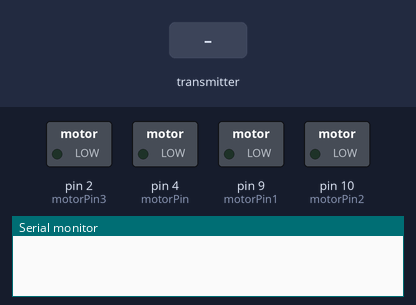
This sketch was run on a simulated Arduino Uno, built with avr-gcc and run on an emulated ATmega328P. Shown: switched loads named in the sketch (green lamp = pin HIGH), the last lines printed to the serial monitor. Inputs (shaded band) come from the test bench. No radio packets arrive unless stated.

Above: at 2.3 s.
2.4 s: the transmitter starts sending id = 0
At 3.6 s:
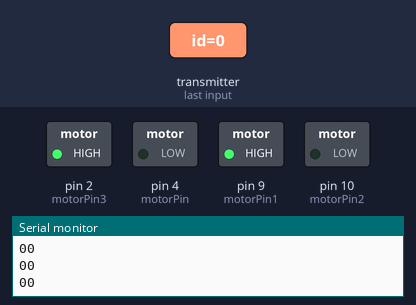
3.9 s: the transmitter starts sending id1 = 1
At 4.3 s:
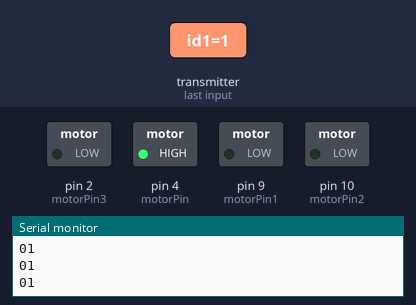
5.4 s: the transmitter starts sending id = 1
At 6.1 s:
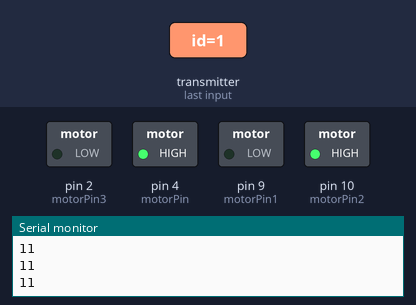
6.9 s: the transmitter starts sending id1 = 0
At 7.9 s:
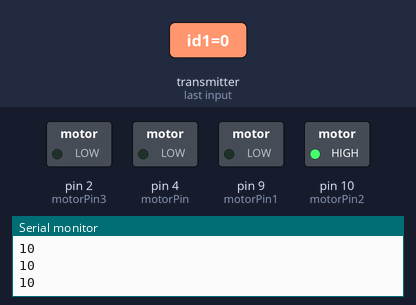
Timing chart, 0 to 9.4 s (numbered marks = the images above; inputs shaded):
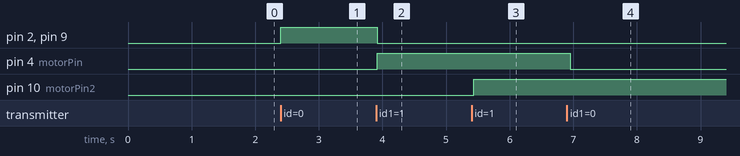

The sketch:

RF_receiver.ino
```cpp
#include <SPI.h>
#include "RF24.h"

int motorPin = 4;
int motorPin1 = 9;
int motorPin2 = 10;
int motorPin3 = 2;

RF24 myRadio (7, 8);

struct package
{
  int id = 0;
  int id1 = 0;
};


byte addresses[][6] = {"0"};
struct package data;

void setup()
{
  Serial.begin(115200);
  pinMode(motorPin, OUTPUT);
  pinMode(motorPin1, OUTPUT);
  pinMode(motorPin2, OUTPUT);
  pinMode(motorPin3, OUTPUT);
  delay(1000);
  myRadio.begin();
  myRadio.setChannel(115);
  myRadio.setPALevel(RF24_PA_MAX);
  myRadio.setDataRate( RF24_250KBPS ) ;
  myRadio.openReadingPipe(1, addresses[0]);
  myRadio.startListening();
  delay(100);
}

void loop()
{
  if ( myRadio.available())
  {
    while (myRadio.available())
    {
      myRadio.read( &data, sizeof(data) );
    }
    int s = data.id;
    int j = data.id1;
    Serial.print(s);
    Serial.print(j);
    Serial.print("\n");

    if(s==1 && j==0){
    digitalWrite(motorPin2, HIGH);
     digitalWrite(motorPin3, LOW);
     digitalWrite(motorPin, LOW);
     digitalWrite(motorPin1, LOW);
   }

 if(s==0 && j==1){

    digitalWrite(motorPin2, LOW);
     digitalWrite(motorPin3, LOW);
     digitalWrite(motorPin, HIGH);
     digitalWrite(motorPin1, LOW);
   }
   if(s==0 && j==0){

    digitalWrite(motorPin2, LOW);
     digitalWrite(motorPin3, HIGH);
     digitalWrite(motorPin, LOW);
     digitalWrite(motorPin1, HIGH);
   }

   if(s==1 && j==1){

    digitalWrite(motorPin2, HIGH);
     digitalWrite(motorPin3, LOW);
     digitalWrite(motorPin, HIGH);
     digitalWrite(motorPin1, LOW);
   }

if(s==2 && j==2)
      {digitalWrite(motorPin2, LOW);
     digitalWrite(motorPin3, LOW);
     digitalWrite(motorPin, LOW);
     digitalWrite(motorPin1, LOW);
   }
      delay(100);


  }
}
```

Measured:
- after the input at 2.4 s, pin 2 (motorPin3), pin 9 (motorPin1): LOW → HIGH at once
- after the input at 3.9 s, pin 2 (motorPin3), pin 9 (motorPin1): HIGH → LOW at once; pin 4 (motorPin): LOW → HIGH at once
- after the input at 5.4 s, pin 10 (motorPin2): LOW → HIGH at once
- after the input at 6.9 s, pin 4 (motorPin): HIGH → LOW after 0.05 s
